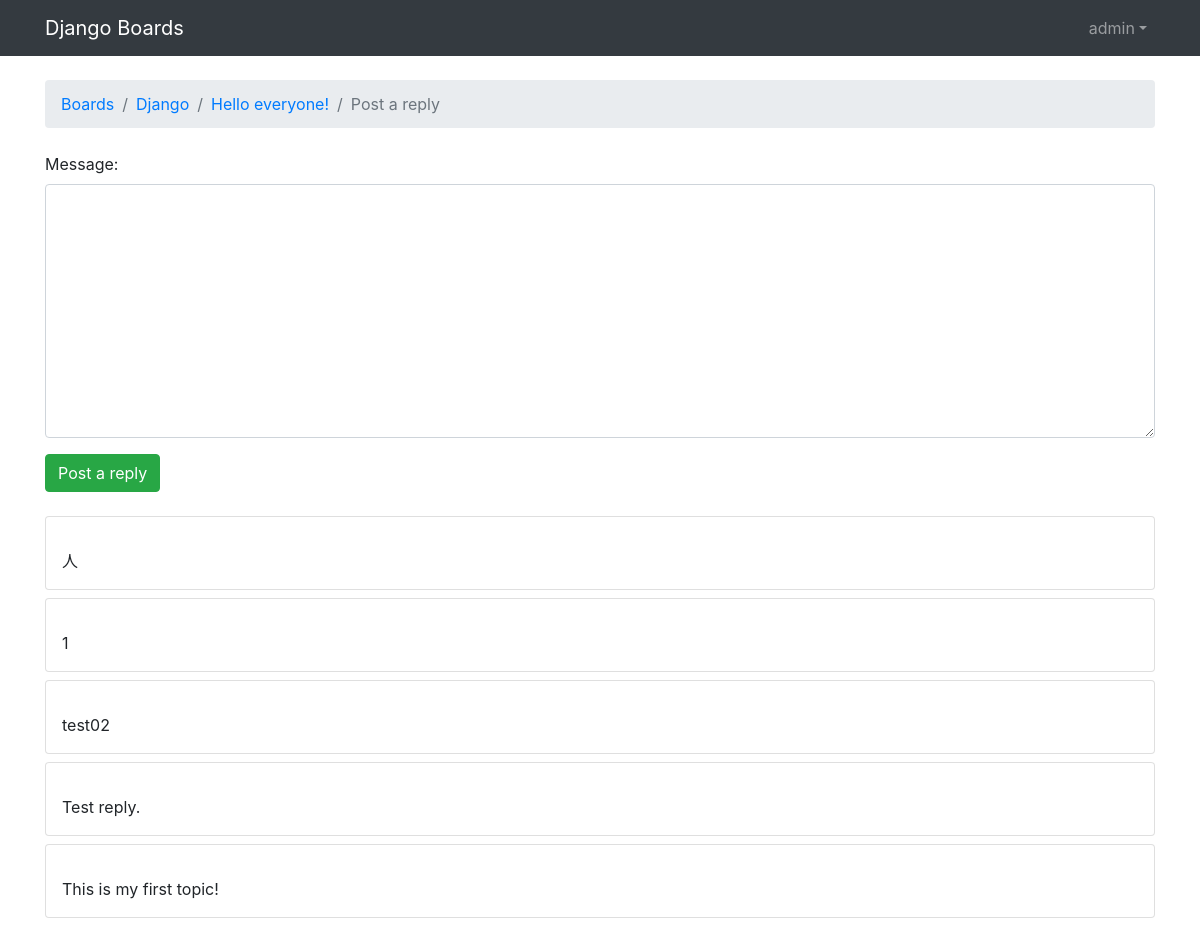
Page /boards/1/topics/1/reply/ (signed in) on the committed database.
### boards/models.py (models this page shows, shortened)
class Topic(models.Model):
    subject = models.CharField(max_length=255)
    last_updated = models.DateTimeField(auto_now_add=True)
    board = models.ForeignKey(Board, related_name='topics', on_delete=models.CASCADE)
    starter = models.ForeignKey(User, related_name='topics', on_delete=models.CASCADE)
    views = models.PositiveIntegerField(default=0)
    def get_last_ten_posts(self):
        return self.posts.order_by('-create_at')[:10]

class Board(models.Model):
    name = models.CharField(max_length=30, unique=True)
    description = models.CharField(max_length=100)

class Post(models.Model):
    message = models.TextField(max_length=4000)
    topic = models.ForeignKey(Topic, related_name='posts', on_delete=models.CASCADE)
    create_at = models.DateTimeField(auto_now_add=True)
    update_at = models.DateTimeField(null=True)
    created_by = models.ForeignKey(User, related_name='posts', on_delete=models.CASCADE)
    updated_by = models.ForeignKey(User, null=True, related_name='+', on_delete=models.CASCADE)

### boards/views.py (the view)
# urls.py: url(r'^boards/(?P<pk>\d+)/topics/(?P<topic_pk>\d+)/reply/$', views.reply_topic, name='reply_topic'),
@login_required()
def reply_topic(request, pk, topic_pk):
    topic = get_object_or_404(Topic, board__pk=pk, pk=topic_pk)
    if request.method == 'POST':
        form = PostForm(request.POST)
        if form.is_valid():
            post = form.save(commit=False)
            post.topic = topic
            post.created_by = request.user
            post.save()
            topic.last_updated = timezone.now()
            topic.save()
            topic_url = reverse('topic_posts', kwargs={'pk': pk, 'topic_pk': topic_pk})
            topic_post_url = '{url}?page={page}#{id}'.format(
                url=topic_url,
                id=post.pk,
                page=topic.get_page_count()
            )
            return redirect(topic_post_url)
    else:
        form = PostForm()
    return render(request, 'reply_topic.html', {'topic': topic, 'form': form})

### boards/forms.py
class PostForm(forms.ModelForm):
    class Meta:
        model = Post
        fields = ['message', ]

### boards/templatetags/form_tags.py (called while the page is built)
@register.filter
def input_class(bound_field):
    css_class = ''
    if bound_field.form.is_bound:
        if bound_field.errors:
            css_class = 'is-invalid'
        elif field_type(bound_field) != 'PasswordInput':
            css_class = 'is-valid'
    return 'form-control {}'.format(css_class)

### templates/reply_topic.html (shortened to what this page needs)
{% extends 'base.html' %}
{% block stylesheet %}
    <link href="https://cdn.bootcss.com/simplemde/1.11.2/simplemde.min.css" rel="stylesheet">
{% endblock %}
{% block breadcrumb %}
    <li class="breadcrumb-item"><a href="{% url 'home' %}">Boards</a> </li>
    <li class="breadcrumb-item"><a href="{% url 'board_topics' topic.board.pk %}">{{ topic.board.name }}</a> </li>
    <li class="breadcrumb-item"><a href="{% url 'topic_posts' topic.board.pk topic.pk %}">{{ topic.subject }}</a> </li>
    <li class="breadcrumb-item active">Post a reply</li>
{% endblock %}
{% block content %}
    <form method="post" class="mb-4", novalidate>
        {% include 'includes/form.html' %}
        <button type="submit" class="btn btn-success">Post a reply</button>
    </form>
    {% for post in topic.get_last_ten_posts %}
        <div class="card mb-2">
            <div class="card-body p-3">
                {{ post.message }}
            </div>
        </div>
    {% endfor %}
{% endblock %}

### templates/base.html (shortened to what this page needs)
{% load static %}<!DOCTYPE html>
<html lang="en">
<head>
    <link rel="stylesheet" href="{% static 'css/bootstrap.min.css' %}">
    {% block stylesheet %}{% endblock %}
</head>
<body>
    {% block body %}
    <nav class="navbar navbar-expand-lg navbar-dark bg-dark">
        <div class="container">
            <a class="navbar-brand" href="{% url 'home' %}">Django Boards</a>
            <div class="collapse navbar-collapse" id="mainManu">
                {% if user.is_authenticated %}
                    <ul class="navbar-nav ml-auto">
                        <li class="nav-item dropdown">
                            <a class="nav-link dropdown-toggle" href="#" id="userMenu" data-toggle="dropdown"
                            aria-haspopup="true" aria-expanded="false">{{ user.username }}</a>
                        </li>
                    </ul>
                {% else %}
                    <form class="form-inline ml-auto">
                        <a href="{% url 'login' %}" class="btn btn-outline-secondary">Log in</a>
                        <a href="{% url 'signup' %}" class="btn btn-primary ml-2">Sign up</a>
                    </form>
                {% endif %}
            </div>
        </div>
    </nav>
    <div class="container">
        <ol class="breadcrumb my-4">
            {% block breadcrumb %}
            {% endblock %}
        </ol>
        {% block content %}
        {% endblock %}
    </div>
    {% endblock %}
</body>
</html>

### rows in the picture
Topic: board.name "Django", subject "Hello everyone!"
Post: message "人"
Post: message "1"
Post: message "test02"
Post: message "Test reply."
Post: message "This is my first topic!"

### other values in the picture
{{ user.username }} "admin"
{{ field.label_tag }} "Message:"
